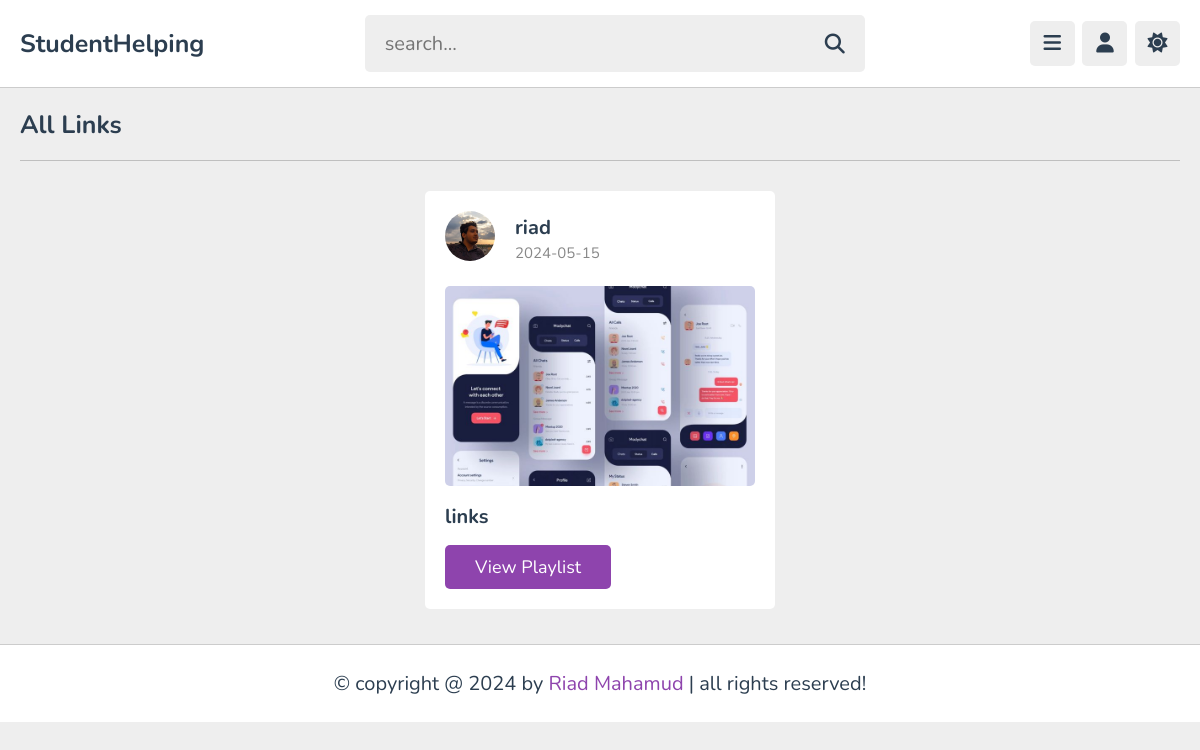
Page /links.php (signed in) on the committed database.
### tables this page shows
CREATE TABLE `links` (
  `id` varchar(20) NOT NULL,
  `tutor_id` varchar(20) NOT NULL,
  `title` varchar(100) NOT NULL,
  `description` varchar(1000) NOT NULL,
  `thumb` varchar(100) NOT NULL,
  `date` date NOT NULL DEFAULT current_timestamp(),
  `status` varchar(20) NOT NULL DEFAULT 'deactive'
);

CREATE TABLE `tutors` (
  `id` varchar(20) NOT NULL,
  `name` varchar(50) NOT NULL,
  `profession` varchar(50) NOT NULL,
  `email` varchar(50) NOT NULL,
  `password` varchar(50) NOT NULL,
  `image` varchar(100) NOT NULL
);

### links.php (the view, shortened to what this page needs)
<?php
include 'components/connect.php';
?>
<!DOCTYPE html>
<html lang="en">
<head>
   <link rel="stylesheet" href="https://cdnjs.cloudflare.com/ajax/libs/font-awesome/6.2.0/css/all.min.css">
   <link rel="stylesheet" href="css/style.css">
</head>
<body>
<?php include 'components/user_header.php'; ?>
<section class="courses">
   <h1 class="heading">all links</h1>
   <div class="box-container">
      <?php
         $select_courses = $conn->prepare("SELECT * FROM `links` WHERE status = ? ORDER BY date DESC");
         $select_courses->execute(['active']);
         if($select_courses->rowCount() > 0){
            while($fetch_course = $select_courses->fetch(PDO::FETCH_ASSOC)){
               $course_id = $fetch_course['id'];
               $select_tutor = $conn->prepare("SELECT * FROM `tutors` WHERE id = ?");
               $select_tutor->execute([$fetch_course['tutor_id']]);
               $fetch_tutor = $select_tutor->fetch(PDO::FETCH_ASSOC);
      ?>
      <div class="box">
         <div class="tutor">
            <img src="uploaded_files/<?= $fetch_tutor['image']; ?>" alt="">
            <div>
               <h3><?= $fetch_tutor['name']; ?></h3>
               <span><?= $fetch_course['date']; ?></span>
            </div>
         </div>
         <img src="uploaded_files/<?= $fetch_course['thumb']; ?>" class="thumb" alt="">
         <h3 class="title"><?= $fetch_course['title']; ?></h3>
         <a href="playlist.php?get_id=<?= $course_id; ?>" class="inline-btn">view playlist</a>
      </div>
      <?php
         }
      }else{
         echo '<p class="empty">no links added yet!</p>';
      }
      ?>
   </div>
</section>
<?php include 'components/footer.php'; ?>
</body>
</html>

### css/style.css (style rules this page uses)
:root { --main-color:#8e44ad; --red:#e74c3c; --oragen:#f39c12; --white:#fff; --black:#2c3e50; --light-color:#888; --light-bg:#eee; --border:.1rem solid rgba(0,0,0,.2); }
* { font-family: 'Nunito', sans-serif; margin: 0; padding: 0; box-sizing: border-box; outline: none; border: none; text-decoration: none; }
html { font-size: 62.5%; overflow-x: hidden; }
body { background-color: var(--light-bg); padding-left: 30rem; }
section { padding:2rem; max-width: 1200px; margin: 0 auto; }
.btn, .option-btn, .delete-btn, .inline-btn, .inline-option-btn, .inline-delete-btn { border-radius: .5rem; padding: 1rem 3rem; font-size: 1.8rem; color: #fff; margin-top: 1rem; text-transform: capitalize; cursor: pointer; text-align: center; }
.inline-btn, .inline-option-btn, .inline-delete-btn { display: inline-block; }
.btn, .inline-btn { background-color: var(--main-color); }
.heading { padding-bottom: 1.8rem; border-bottom: var(--border); font-size: 2.5rem; color: var(--black); text-transform: capitalize; margin-bottom: 3rem; }
.courses .box-container { display: grid; grid-template-columns: repeat(auto-fit, 35rem); gap: 1.5rem; align-items: flex-start; justify-content: center; }
.courses .box-container .box { border-radius: .5rem; background-color: var(--white); padding: 2rem; }
.courses .box-container .box .tutor { margin-bottom: 2rem; display: flex; align-items: center; gap: 2rem; }
.courses .box-container .box .tutor img { width: 5rem; height: 5rem; border-radius: 50%; object-fit: cover; margin-bottom: .5rem; }
.courses .box-container .box .tutor h3 { font-size: 2rem; color: var(--black); margin-bottom: .2rem; }
.courses .box-container .box .tutor span { font-size: 1.5rem; color: var(--light-color); }
.courses .box-container .box .thumb { width: 100%; border-radius: .5rem; height: 20rem; object-fit: cover; margin-bottom: .3rem; }
.courses .box-container .box .title { font-size: 2rem; color: var(--black); margin-top: .5rem; padding: .5rem 0; }
@media (max-width:1200px) { body { padding-left: 0; } }

### rows in the picture
links: tutor.image (picture), tutor.name "riad", date "2024-05-15", thumb (picture), title "links"
